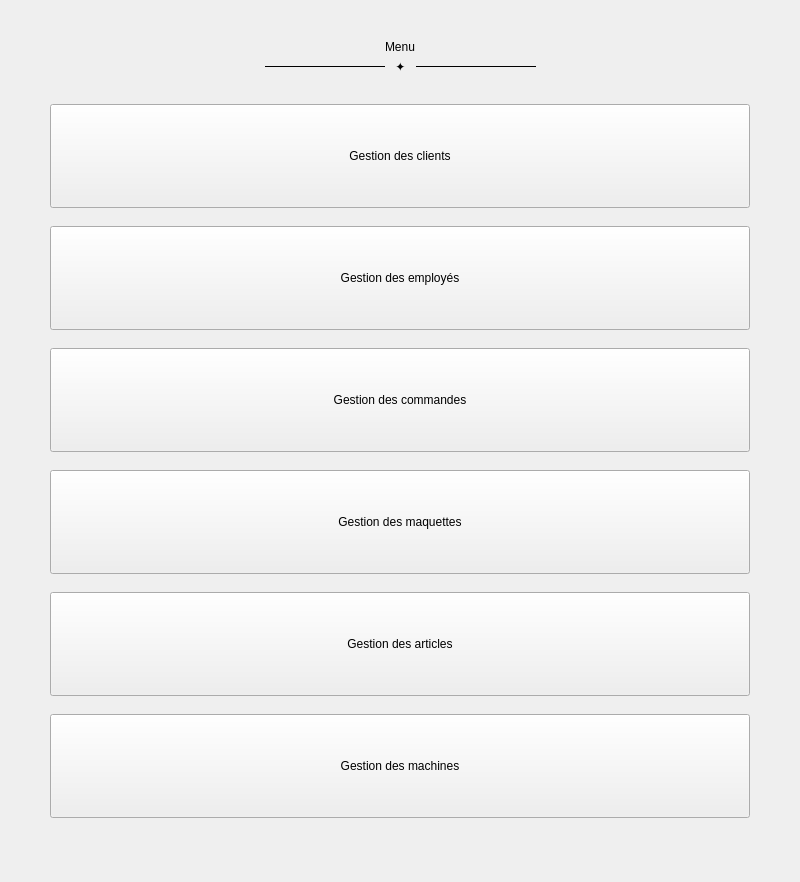
          <widget class="QWidget" name="contenuMenu">
           <layout class="QVBoxLayout" name="centralLayoutMenu">
            <property name="leftMargin">
             <number>30</number>
            </property>
            <property name="topMargin">
             <number>20</number>
            </property>
            <property name="rightMargin">
             <number>30</number>
            </property>
            <property name="bottomMargin">
             <number>30</number>
            </property>
            <item>
             <spacer name="v1Menu">
              <property name="orientation">
               <enum>Qt::Vertical</enum>
              </property>
              <property name="sizeHint">
               <size>
                <width>20</width>
                <height>20</height>
               </size>
              </property>
             </spacer>
            </item>
            <item>
             <layout class="QHBoxLayout" name="milieuLayoutMenu">
              <item>
               <spacer name="h1Menu">
                <property name="orientation">
                 <enum>Qt::Horizontal</enum>
                </property>
                <property name="sizeHint">
                 <size>
                  <width>20</width>
                  <height>20</height>
                 </size>
                </property>
               </spacer>
              </item>
              <item>
               <widget class="QWidget" name="colonneMenu">
                <property name="minimumSize">
                 <size>
                  <width>700</width>
                  <height>0</height>
                 </size>
                </property>
                <property name="maximumSize">
                 <size>
                  <width>700</width>
                  <height>16777215</height>
                 </size>
                </property>
                <layout class="QVBoxLayout" name="colonneLayoutMenu">
                 <property name="leftMargin">
                  <number>0</number>
                 </property>
                 <property name="topMargin">
                  <number>0</number>
                 </property>
                 <property name="rightMargin">
                  <number>0</number>
                 </property>
                 <property name="bottomMargin">
                  <number>14</number>
                 </property>
                 <property name="spacing">
                  <number>2</number>
                 </property>
                 <item>
                  <widget class="QLabel" name="menuTitre">
                   <property name="text">
                    <string>Menu</string>
                   </property>
                   <property name="alignment">
                    <set>Qt::AlignCenter</set>
                   </property>
                  </widget>
                 </item>
                 <item>
                  <layout class="QHBoxLayout" name="decoLayoutMenu">
                   <property name="spacing">
                    <number>10</number>
                   </property>
                   <item>
                    <spacer name="d1Menu">
                     <property name="orientation">
                      <enum>Qt::Horizontal</enum>
                     </property>
                     <property name="sizeHint">
                      <size>
                       <width>20</width>
                       <height>20</height>
                      </size>
                     </property>
                    </spacer>
                   </item>
                   <item>
                    <widget class="QFrame" name="decoLigneGaucheMenu">
                     <property name="minimumSize">
                      <size>
                       <width>120</width>
                       <height>2</height>
                      </size>
                     </property>
                     <property name="maximumSize">
                      <size>
                       <width>120</width>
                       <height>2</height>
                      </size>
                     </property>
                     <property name="frameShape">
                      <enum>QFrame::HLine</enum>
                     </property>
                    </widget>
                   </item>
                   <item>
                    <widget class="QLabel" name="decoEtoileMenu">
                     <property name="text">
                      <string>✦</string>
                     </property>
                     <property name="alignment">
                      <set>Qt::AlignCenter</set>
                     </property>
                    </widget>
                   </item>
                   <item>
                    <widget class="QFrame" name="decoLigneDroiteMenu">
                     <property name="minimumSize">
                      <size>
                       <width>120</width>
                       <height>2</height>
                      </size>
                     </property>
                     <property name="maximumSize">
                      <size>
                       <width>120</width>
                       <height>2</height>
                      </size>
                     </property>
                     <property name="frameShape">
                      <enum>QFrame::HLine</enum>
                     </property>
                    </widget>
                   </item>
                   <item>
                    <spacer name="d2Menu">
                     <property name="orientation">
                      <enum>Qt::Horizontal</enum>
                     </property>
                     <property name="sizeHint">
                      <size>
                       <width>20</width>
                       <height>20</height>
                      </size>
                     </property>
                    </spacer>
                   </item>
                  </layout>
                 </item>
                 <item>
                  <spacer name="espaceMenu">
                   <property name="orientation">
                    <enum>Qt::Vertical</enum>
                   </property>
                   <property name="sizeHint">
                    <size>
                     <width>20</width>
                     <height>26</height>
                    </size>
                   </property>
                   <property name="sizeType">
                    <enum>QSizePolicy::Fixed</enum>
                   </property>
                  </spacer>
                 </item>
                 <item>
                  <layout class="QVBoxLayout" name="modulesLayoutMenu">
                   <property name="spacing">
                    <number>18</number>
                   </property>
                   <item>
                    <widget class="QPushButton" name="btnMenuClients">
                     <property name="text">
                      <string>Gestion des clients</string>
                     </property>
                     <property name="minimumSize">
                      <size>
                       <width>0</width>
                       <height>104</height>
                      </size>
                     </property>
                     <property name="cursor">
                      <cursorShape>PointingHandCursor</cursorShape>
                     </property>
                    </widget>
                   </item>
                   <item>
                    <widget class="QPushButton" name="btnMenuEmployes">
                     <property name="text">
                      <string>Gestion des employés</string>
                     </property>
                     <property name="minimumSize">
                      <size>
                       <width>0</width>
                       <height>104</height>
                      </size>
                     </property>
                     <property name="cursor">
                      <cursorShape>PointingHandCursor</cursorShape>
                     </property>
                    </widget>
                   </item>
                   <item>
                    <widget class="QPushButton" name="btnMenuCommandes">
                     <property name="text">
                      <string>Gestion des commandes</string>
                     </property>
                     <property name="minimumSize">
                      <size>
                       <width>0</width>
                       <height>104</height>
                      </size>
                     </property>
                     <property name="cursor">
                      <cursorShape>PointingHandCursor</cursorShape>
                     </property>
                    </widget>
                   </item>
                   <item>
                    <widget class="QPushButton" name="btnMenuMaquettes">
                     <property name="text">
                      <string>Gestion des maquettes</string>
                     </property>
                     <property name="minimumSize">
                      <size>
                       <width>0</width>
                       <height>104</height>
                      </size>
                     </property>
                     <property name="cursor">
                      <cursorShape>PointingHandCursor</cursorShape>
                     </property>
                    </widget>
                   </item>
                   <item>
                    <widget class="QPushButton" name="btnMenuArticles">
                     <property name="text">
                      <string>Gestion des articles</string>
                     </property>
                     <property name="minimumSize">
                      <size>
                       <width>0</width>
                       <height>104</height>
                      </size>
                     </property>
                     <property name="cursor">
                      <cursorShape>PointingHandCursor</cursorShape>
                     </property>
                    </widget>
                   </item>
                   <item>
                    <widget class="QPushButton" name="btnMenuMachines">
                     <property name="text">
                      <string>Gestion des machines</string>
                     </property>
                     <property name="minimumSize">
                      <size>
                       <width>0</width>
                       <height>104</height>
                      </size>
                     </property>
                     <property name="cursor">
                      <cursorShape>PointingHandCursor</cursorShape>
                     </property>
                    </widget>
                   </item>
                  </layout>
                 </item>
                </layout>
               </widget>
              </item>
              <item>
               <spacer name="h2Menu">
                <property name="orientation">
                 <enum>Qt::Horizontal</enum>
                </property>
                <property name="sizeHint">
                 <size>
                  <width>20</width>
                  <height>20</height>
                 </size>
                </property>
               </spacer>
              </item>
             </layout>
            </item>
            <item>
             <spacer name="v2Menu">
              <property name="orientation">
               <enum>Qt::Vertical</enum>
              </property>
              <property name="sizeHint">
               <size>
                <width>20</width>
                <height>20</height>
               </size>
              </property>
             </spacer>
            </item>
           </layout>
          </widget>
